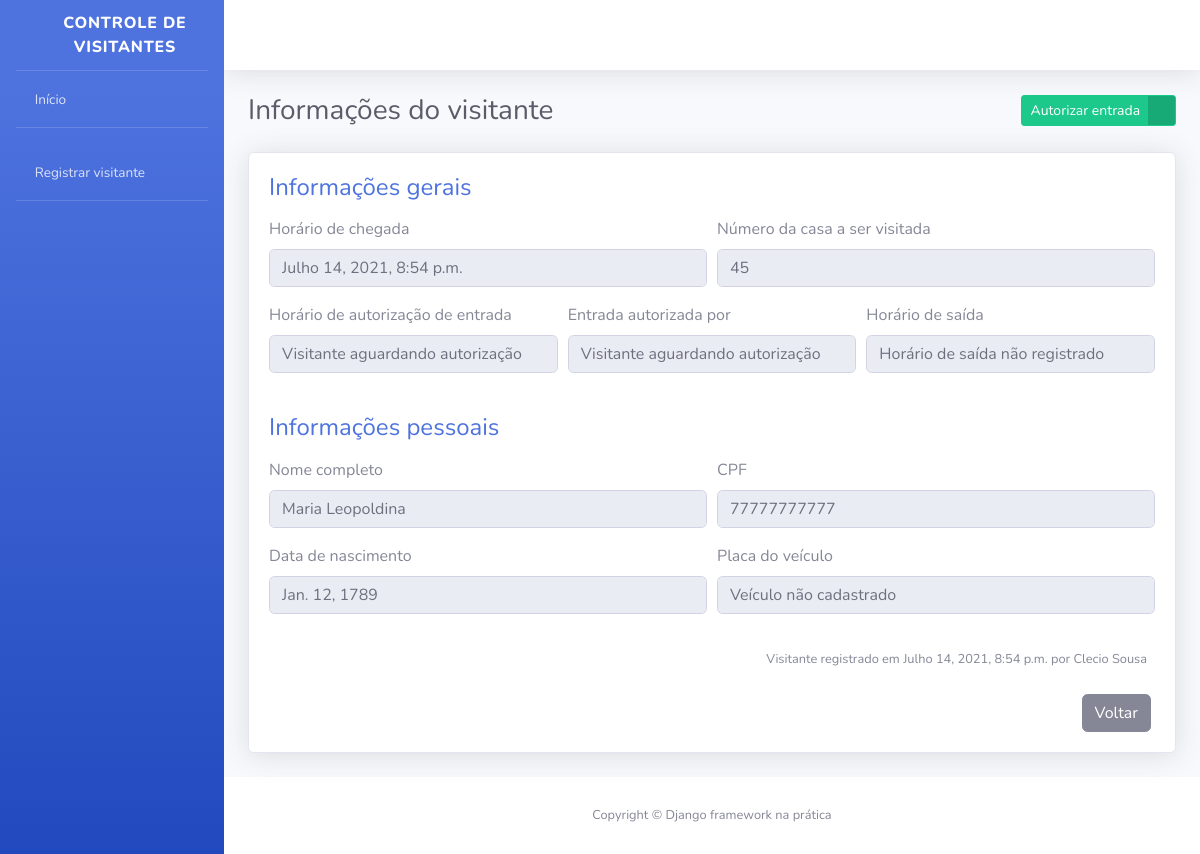
The app's page /informacao-visitante/7/, older data.
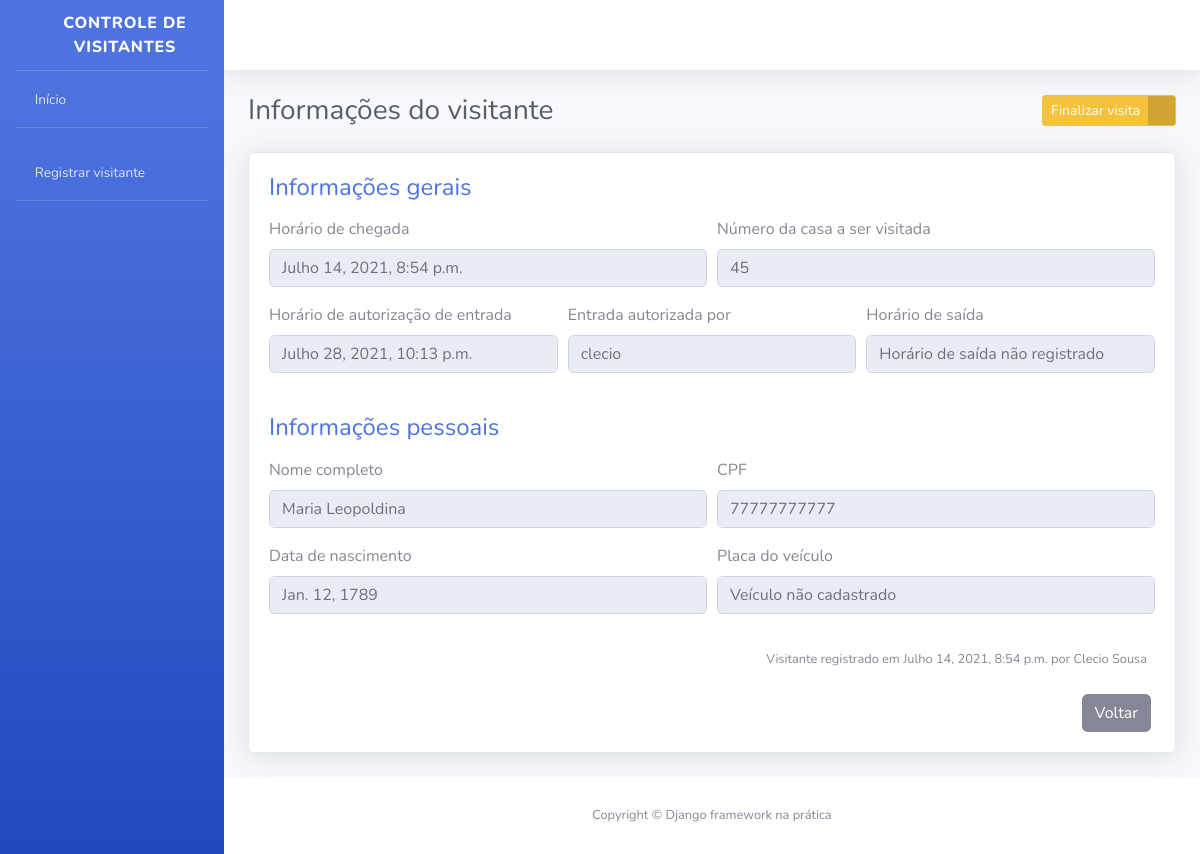
The same page, newer data.
### visitantes/models.py (models this page shows, shortened)
class Visitante(models.Model):
    STATUS_VISITANTE =[
        ("AGUARDANDO", "Aguardando autorização"),
        ("EM_VISITA", "Em visita"),
        ("FINALIZADO", "Visita finalizada")
    ]
    status = models.CharField(
        verbose_name="Status",
        max_length=10,
        choices=STATUS_VISITANTE,
        default="AGUARDANDO"
    )
    nome_completo = models.CharField(
        verbose_name="Nome completo",
        max_length=194
    )
    cpf = models.CharField(
        verbose_name="CPF",
        max_length=11
    )
    data_nascimento = models.DateField(
        verbose_name="Data de nascimento",
        auto_now=False,
        auto_now_add=False
    )
    numero_casa = models.PositiveSmallIntegerField(
        verbose_name="Numero da casa"
    )
    placa_veiculo = models.CharField(
        verbose_name="Placa do veículo",
        max_length=7,
        blank=True,
        null=True
    )
    horario_chegada = models.DateTimeField(
        verbose_name="Horário de chegada na portaria",
        auto_now_add=True, #registra a hora automaticamente
    )
    horario_saida = models.DateTimeField(
        verbose_name= " Horário de saída do condomínio",
        auto_now=False,
        blank=True,
        null=True
    )
    horario_autorizacao = models.DateTimeField(
        verbose_name="Horário de autorização de entrada",
        auto_now=False,
        blank=True,
        null=True
    )
    morador_responsavel = models.CharField(
        verbose_name="Morador responsável pela autorização",
        max_length=194,
        blank=True
    )
    registrado_por = models.ForeignKey(
        "porteiros.Porteiro",
        verbose_name="Porteiro responsável",
        on_delete=models.PROTECT,
    )
    def get_horario_saida(self):
        if self.horario_saida:
            return self.horario_saida
        return "Horário de saída não registrado"
    def get_horario_autorizacao(self):
        if self.horario_autorizacao:
            return self.horario_autorizacao
        return "Visitante aguardando autorização"
    def get_morador_responsavel(self):
        if self.morador_responsavel:
            return self.morador_responsavel
        return "Visitante aguardando autorização"
    def get_placa_veiculo(self):
        if self.placa_veiculo:
            return self.placa_veiculo
        return "Veículo não cadastrado"
    class Meta:
        verbose_name = "Visitante"
        verbose_name_plural = "Visitantes"
        db_table = "visitante"

### porteiros/models.py (models this page shows)
class Porteiro(models.Model):
    usuario = models.OneToOneField(
        "usuarios.Usuario", #aplicativo.Nome_da_classe
        verbose_name="Usuário",
        on_delete=models.PROTECT #impede que o registro do objeto seja excluido
    )
    nome_completo = models.CharField(
        verbose_name="Nome completo",
        max_length=194,
    )
    cpf = models.CharField(
        verbose_name="CPF",
        max_length=11,
    )
    telefone = models.CharField(
        verbose_name="Telefone de contato",
        max_length=11
    )
    data_nascimento = models.DateField(
        verbose_name="Data de nascimento",
        auto_now=False, #atualizar o valor sempre que atualizar as informacoes do objeto(porteiro)
        auto_now_add=False #utilizar data atual como registro no BD
    )
    class Meta: #classes e metodos que acompanha todos os modelos do django
        verbose_name = "Porteiro"
        verbose_name_plural = "Porteiros"
        db_table = "porteiro"
    def __str__(self):
        return self.nome_completo

### visitantes/views.py (the view, shortened to what this page needs)
def informacoes_visitante(request, id):
    visitante = get_object_or_404(
        Visitante,
        id=id
    )
    form = AutorizaVisitanteForm()
    context = {
        "visitante": visitante,
        "nome_pagina": "Informações do visitante",
        "form": form
    }
    return render(request, "informacoes_visitante.html", context)

### visitantes/forms.py
class AutorizaVisitanteForm(forms.ModelForm):
    morador_responsavel = forms.CharField(required=True)
    class Meta:
        model = Visitante
        fields =[
            "morador_responsavel"
        ]
        error_messages ={
            "morador_responsavel": {
                "required":"Por favor, informe o nome do morador responsável por autorizar a entrada do visitante"
            }
        }
        """"
        CAMPOS SELECIONADOS

        fields = (
            "nome_completo", "cpf","data_nascimento",
            "numero_casa", "placa_veiculo"
        )
        """

### templates/informacoes_visitante.html (shortened to what the changed rows need)
{% extends "base.html" %}
{% load widget_tweaks %}
{% block conteudo %}
<div class="container">
    <div class="d-sm-flex align-items-center justify-content-between mb-4">
        <h1 class="h3 mb-0 text-gray-800">{{ nome_pagina }}</h1>
        <div>
           {% if visitante.status == "AGUARDANDO" %}
            <a href ="#" class="btn btn-success btn-icon-split btn-sm" data-toggle="modal" data-target="#modal1">
                <span class=text>Autorizar entrada</span>
                <span class="icon text-white-50">
                    <i class="fas fa-user-check"></i>
                </span>
            </a>
            {% endif %}
             {% if visitante.status == "EM_VISITA" %}
            <a href ="#" class="btn btn-warning btn-icon-split btn-sm" data-toggle="modal" data-target="#modal2">
                <span class=text>Finalizar visita</span>
                <span class="icon text-white-50">
                    <i class="fas fa-door-open"></i>
                </span>
            </a>
            {% endif %}
        </div>
    </div>
    <div class="card shadow mb-4">
        <div class="card-body">
            <form>
                <div class="form-row">
                    <div class="form-group col-md-6">
                        <label>Horário de chegada</label>
                        <input type="text" class="form-control" value="{{ visitante.horario_chegada }}" disabled>
                    </div>
                    <div class="form-group col-md-6">
                        <label>Número da casa a ser visitada</label>
                        <input type="text" class="form-control" value="{{ visitante.numero_casa }}" disabled>
                    </div>
                </div>
                <div class="form-row">
                    <div class="form-group col-md-4">
                        <label>Horário de autorização de entrada</label>
                        <input type="text" class="form-control" value="{{ visitante.get_horario_autorizacao }}" disabled>
                    </div>
                    <div class="form-group col-md-4">
                        <label>Entrada autorizada por</label>
                        <input type="text" class="form-control" value="{{ visitante.get_morador_responsavel }}" disabled>
                    </div>
                    <div class="form-group col-md-4">
                        <label>Horário de saída</label>
                        <input type="text" class="form-control" value="{{ visitante.get_horario_saida }}" disabled>
                    </div>
                </div>
            </form>
            <form>
                <div class="form-row">
                    <div class="form-group col-md-6">
                        <label>Nome completo</label>
                        <input type="text" class="form-control" value="{{ visitante.nome_completo }}" disabled>
                    </div>
                    <div class="form-group col-md-6">
                        <label>CPF</label>
                        <input type="text" class="form-control" value="{{ visitante.cpf }}" disabled>
                    </div>
                </div>
                <div class="form-row">
                    <div class="form-group col-md-6">
                        <label>Data de nascimento</label>
                        <input type="text" class="form-control" value="{{ visitante.data_nascimento }}" disabled>
                    </div>
                    <div class="form-group col-md-6">
                        <label>Placa do veículo</label>
                        <input type="text" class="form-control" value="{{ visitante.get_placa_veiculo }}" disabled>
                    </div>
                </div>
            </form>
            <p class="mr-2 mt-3 mb-4 text-right">
                <small>
                    Visitante registrado em {{ visitante.horario_chegada }} por {{ visitante.registrado_por }}
                </small>
            </p>
        </div>
    </div>
</div>
{% endblock %}

Row changes from the older to the newer data that the page shows:
changed Visitante "Horário de saída não registrado": status "AGUARDANDO" → "EM_VISITA" (drawn); get_horario_autorizacao "Visitante aguardando autorização" → "Julho 28, 2021, 10:13 p.m."; get_morador_responsavel "Visitante aguardando autorização" → "clecio"
Text that changed along with them:
text no longer shown: "Autorizar entrada"
text now shown: "Finalizar visita"
